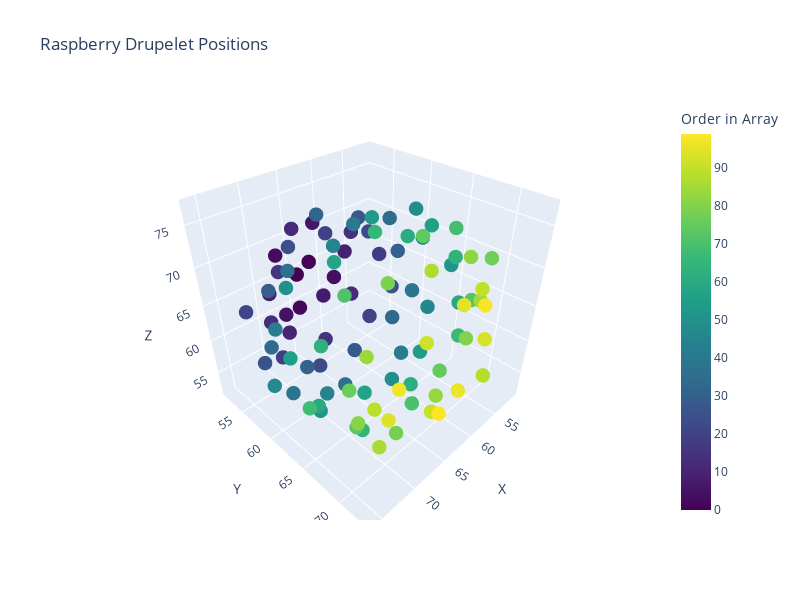

Notebook source saved alongside this figure:
### Markdown cell above
The result of this is a list of 3D coordinates for where each druplet should be placed, along with the appropriate radius for each one

### Code cell
positions, bead_radii = generate_raspberry_positions(
    core_radius=10,
    bead_radius=2,
    num_beads=100,
    bead_radius_jitter=1,
    position_jitter=1,
    seed=42,
    offset=(64, 64, 64),
    top_opening_threshold=0.85,
    rim_thickness=0.1
)

import plotly.graph_objects as go

# Extract x, y, z coordinates from positions
x_coords = [pos[0] for pos in positions]
y_coords = [pos[1] for pos in positions]
z_coords = [pos[2] for pos in positions]

# Create 3D scatter plot
fig = go.Figure(data=[go.Scatter3d(
    x=x_coords,
    y=y_coords,
    z=z_coords,
    mode='markers',
    marker=dict(
        size=5,
        color=list(range(len(positions))),
        colorscale='Viridis',
        showscale=True,
        colorbar=dict(title="Order in Array")
    ),
    text=[f'Order: {i}, Radius: {r}' for i, r in enumerate(bead_radii)],
    hovertemplate='Position: (%{x}, %{y}, %{z})<br>%{text}<extra></extra>'
)])

fig.update_layout(
    title='Raspberry Drupelet Positions',
    scene=dict(
        xaxis_title='X',
        yaxis_title='Y',
        zaxis_title='Z',
        aspectmode='cube'
    ),
    width=800,
    height=600
)

fig.show()

### Figure 1 — Plotly figure (JSON) as saved in the notebook; plotly's stock layout.template omitted (floating-point values rounded to 4 significant figures)
{"data": [{"hovertemplate": "Position: (%{x}, %{y}, %{z})<br>%{text}<extra></extra>", "marker": {"color": [0, 1, 2, 3, 4, 5, 6, 7, 8, 9, 10, 11, 12, 13, 14, 15, 16, 17, 18, 19, 20, 21, 22, 23, 24, 25, 26, 27, 28, 29, 30, 31, 32, 33, 34, 35, 36, 37, 38, 39, 40, 41, 42, 43, 44, 45, 46, 47, 48, 49, 50, 51, 52, 53, 54, 55, 56, 57, 58, 59, 60, 61, 62, 63, 64, 65, 66, 67, 68, 69, 70, 71, 72, 73, 74, 75, 76, 77, 78, 79, 80, 81, 82, 83, 84, 85, 86, 87, 88, 89, 90, 91, 92, 93, 94, 95, 96, 97, 98, 99], "colorbar": {"title": {"text": "Order in Array"}}, "colorscale": [[0, "#440154"], [0.1111, "#482878"], [0.2222, "#3e4989"], [0.3333, "#31688e"], [0.4444, "#26828e"], [0.5556, "#1f9e89"], [0.6667, "#35b779"], [0.7778, "#6ece58"], [0.8889, "#b5de2b"], [1, "#fde725"]], "showscale": true, "size": 5}, "mode": "markers", "text": ["Order: 0, Radius: 1", "Order: 1, Radius: 1", "Order: 2, Radius: 2", "Order: 3, Radius: 3", "Order: 4, Radius: 1", "Order: 5, Radius: 1", "Order: 6, Radius: 3", "Order: 7, Radius: 2", "Order: 8, Radius: 2", "Order: 9, Radius: 2", "Order: 10, Radius: 3", "Order: 11, Radius: 3", "Order: 12, Radius: 3", "Order: 13, Radius: 2", "Order: 14, Radius: 1", "Order: 15, Radius: 3", "Order: 16, Radius: 1", "Order: 17, Radius: 3", "Order: 18, Radius: 3", "Order: 19, Radius: 1", "Order: 20, Radius: 2", "Order: 21, Radius: 3", "Order: 22, Radius: 3", "Order: 23, Radius: 1", "Order: 24, Radius: 2", "Order: 25, Radius: 2", "Order: 26, Radius: 3", "Order: 27, Radius: 1", "Order: 28, Radius: 2", "Order: 29, Radius: 2", "Order: 30, Radius: 2", "Order: 31, Radius: 1", "Order: 32, Radius: 3", "Order: 33, Radius: 2", "Order: 34, Radius: 2", "Order: 35, Radius: 2", "Order: 36, Radius: 3", "Order: 37, Radius: 2", "Order: 38, Radius: 1", "Order: 39, Radius: 3", "Order: 40, Radius: 1", "Order: 41, Radius: 2", "Order: 42, Radius: 2", "Order: 43, Radius: 2", "Order: 44, Radius: 1", "Order: 45, Radius: 2", "Order: 46, Radius: 3", "Order: 47, Radius: 3", "Order: 48, Radius: 3", "Order: 49, Radius: 3", "Order: 50, Radius: 3", "Order: 51, Radius: 3", "Order: 52, Radius: 2", "Order: 53, Radius: 3", "Order: 54, Radius: 2", "Order: 55, Radius: 2", "Order: 56, Radius: 3", "Order: 57, Radius: 1", "Order: 58, Radius: 3", "Order: 59, Radius: 2", "Order: 60, Radius: 1", "Order: 61, Radius: 1", "Order: 62, Radius: 3", "Order: 63, Radius: 2", "Order: 64, Radius: 3", "Order: 65, Radius: 2", "Order: 66, Radius: 3", "Order: 67, Radius: 3", "Order: 68, Radius: 2", "Order: 69, Radius: 3", "Order: 70, Radius: 1", "Order: 71, Radius: 3", "Order: 72, Radius: 2", "Order: 73, Radius: 1", "Order: 74, Radius: 3", "Order: 75, Radius: 1", "Order: 76, Radius: 3", "Order: 77, Radius: 3", "Order: 78, Radius: 2", "Order: 79, Radius: 2", "Order: 80, Radius: 1", "Order: 81, Radius: 2", "Order: 82, Radius: 3", "Order: 83, Radius: 2", "Order: 84, Radius: 3", "Order: 85, Radius: 1", "Order: 86, Radius: 3", "Order: 87, Radius: 3", "Order: 88, Radius: 3", "Order: 89, Radius: 2", "Order: 90, Radius: 1", "Order: 91, Radius: 1", "Order: 92, Radius: 2", "Order: 93, Radius: 1", "Order: 94, Radius: 1", "Order: 95, Radius: 1", "Order: 96, Radius: 1", "Order: 97, Radius: 1", "Order: 98, Radius: 1", "Order: 99, Radius: 1"], "type": "scatter3d", "x": [65, 63, 65, 67, 60, 68, 62, 61, 70, 58, 67, 66, 57, 71, 59, 63, 70, 54, 70, 64, 57, 74, 56, 67, 70, 54, 74, 60, 61, 73, 53, 69, 67, 55, 75, 56, 65, 72, 54, 73, 63, 57, 75, 54, 69, 69, 52, 76, 57, 60, 74, 51, 72, 65, 56, 76, 54, 65, 71, 52, 74, 61, 59, 75, 52, 70, 67, 53, 76, 56, 63, 72, 53, 72, 63, 58, 75, 54, 67, 69, 55, 74, 60, 60, 74, 55, 71, 66, 56, 73, 57, 64, 69, 57, 71, 62, 61, 71, 58, 66], "y": [53, 53, 53, 52, 54, 54, 53, 53, 54, 54, 53, 54, 54, 55, 56, 55, 56, 56, 55, 57, 57, 55, 56, 58, 58, 58, 57, 58, 58, 58, 58, 58, 59, 59, 60, 59, 60, 60, 61, 60, 60, 62, 61, 62, 61, 63, 62, 61, 63, 63, 62, 64, 63, 64, 64, 64, 63, 63, 65, 66, 65, 65, 65, 67, 65, 67, 66, 67, 66, 67, 68, 67, 68, 68, 68, 68, 70, 70, 69, 69, 69, 70, 71, 69, 71, 70, 70, 71, 72, 71, 71, 71, 73, 72, 71, 72, 72, 72, 72, 73], "z": [65, 66, 60, 68, 63, 61, 71, 60, 65, 66, 57, 72, 59, 62, 70, 55, 69, 65, 56, 72, 57, 65, 69, 55, 73, 61, 59, 73, 54, 69, 66, 56, 76, 57, 64, 72, 52, 72, 62, 56, 74, 54, 67, 70, 54, 75, 59, 60, 75, 52, 72, 66, 55, 77, 55, 66, 72, 53, 75, 62, 59, 74, 52, 69, 68, 54, 77, 58, 61, 74, 54, 73, 64, 57, 76, 56, 66, 71, 53, 74, 60, 61, 74, 54, 70, 66, 55, 75, 57, 63, 69, 56, 70, 63, 60, 70, 58, 65, 68, 59]}], "layout": {"height": 600, "scene": {"aspectmode": "cube", "xaxis": {"title": {"text": "X"}}, "yaxis": {"title": {"text": "Y"}}, "zaxis": {"title": {"text": "Z"}}}, "title": {"text": "Raspberry Drupelet Positions"}, "width": 800}}
